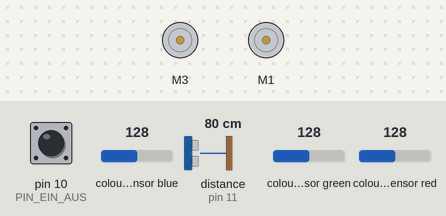
The sketch below on a simulated Arduino Uno, built with avr-gcc and run on an emulated ATmega328P. Shown: 2 × DC motor (green arrow = forward, orange = backward, longer = faster). The inputs (shaded band) are chosen by the test bench; at power-on: pin 10 (PIN_EIN_AUS) HIGH, colour sensor red 128, distance to the obstacle (sensor on pin 11) 80 cm, colour sensor blue 128, colour sensor green 128. What the sketch prints to the serial monitor is not drawn.

Above: at 1.7 s.
1.8 s: pin 10 (PIN_EIN_AUS) pulled LOW for 0.15 s
At 3.1 s:
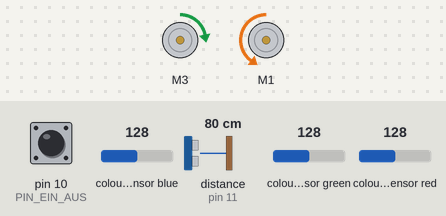
3.6 s: colour sensor red set to 220
5.1 s: colour sensor red set to 227
At 6.4 s:
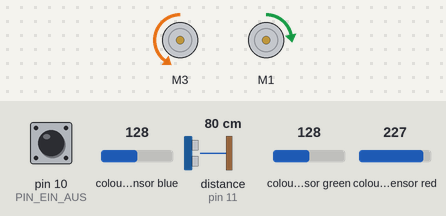
6.7 s: distance to the obstacle (sensor on pin 11) set to 2 cm
9.7 s: pin 10 (PIN_EIN_AUS) pulled LOW for 1 s
At 11.0 s:
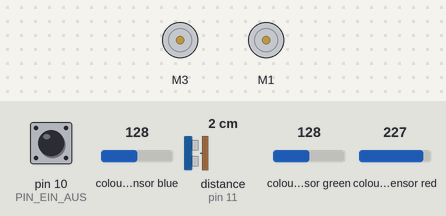
13.7 s: pin 10 (PIN_EIN_AUS) pulsed LOW 5 times (0.12 s each, 0.3 s apart)
At 14.12 s:
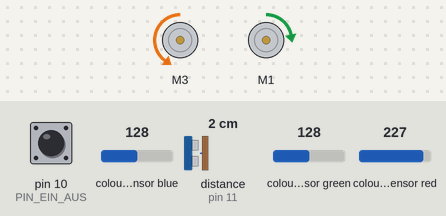
Timing chart, 0 to 16.7 s (numbered marks = the images above; inputs shaded):
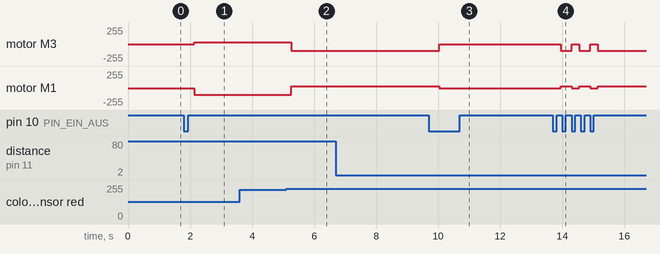

The sketch:

sketch_feb15a_projekt_lego_StateMachine_mit_distanzsensor.ino
```cpp
// Libraries einbinden

#include <Servo.h>
#include <Wire.h>
#include <Adafruit_MotorShield.h>
#include "utility/Adafruit_MS_PWMServoDriver.h"
#include "Adafruit_TCS34725.h"
#include <Ultrasonic.h>

//Bauteile initialisieren
Adafruit_TCS34725 tcs = Adafruit_TCS34725(TCS34725_INTEGRATIONTIME_50MS, TCS34725_GAIN_1X);
Adafruit_MotorShield AFMS = Adafruit_MotorShield(96);
Adafruit_DCMotor *motor_rechts = AFMS.getMotor(3);
Adafruit_DCMotor *motor_links = AFMS.getMotor(1);
//Anschluss 2 defekt.


Ultrasonic ultrasonic (11);
const int PIN_EIN_AUS = 10;


//Set Speed
int speed_1 = 100;
int speed_2 = 30;

//Zustaende
enum zustand_type {Z_stopp, Z_links, Z_rechts};
enum zustand_type zustand;

//Ereigniss
bool E_rot;
bool E_taste = true;
bool E_taste_tmp = 0;
bool E_distance_low = false;


void stopp() {

    motor_links->run(BACKWARD);
    motor_links->setSpeed(0);
    motor_rechts->run(BACKWARD);
    motor_rechts->setSpeed(0);

    Serial.print("stopp");

    if((E_taste == 0) && (E_rot == 0)) {
      zustand = Z_rechts;
    }
    else if((E_taste == 0) && (E_rot == 1)) {
      zustand = Z_links;
    }
  }

void links_fahren() {

    motor_links->run(FORWARD);
    motor_links->setSpeed(speed_2);
    motor_rechts->run(BACKWARD);
    motor_rechts->setSpeed(speed_1);

    Serial.print("links");

    if((E_taste == 0) && (E_rot == 0)) {
      zustand = Z_rechts;
    }
    else if((E_taste == 0) && (E_rot == 1)) {
      zustand = Z_links;
    }
    else if((E_taste == 1)) {
      zustand = Z_stopp;
    }

  }

void rechts_fahren() {

    motor_links->run(BACKWARD);
    motor_links->setSpeed(speed_1);
    motor_rechts->run(FORWARD);
    motor_rechts->setSpeed(speed_2);


     if((E_taste == 0) && (E_rot == 0)) {
      zustand = Z_rechts;
    }
    else if((E_taste == 0) && (E_rot == 1)) {
      zustand = Z_links;
    }
    else if((E_taste == 1) || (E_distance_low = true)) {
      zustand = Z_stopp;
    }
}

void ereignisse() {


  //Distanzsensor
  long range;
  range = ultrasonic.MeasureInMillimeters();

  if ((range < 100)) {
    E_distance_low = true;
    }

  // Togglebutton

  if ((digitalRead(PIN_EIN_AUS) == LOW) && (E_taste_tmp == HIGH)) {
    E_taste ^= true;
    delay(20);
  }
  E_taste_tmp=digitalRead(PIN_EIN_AUS);


  //Farbsensor

  uint16_t clearcol, red, green, blue;
  float average, r, g, b;
  delay(60); // Farbmessung dauert ca. 50ms
  tcs.getRawData(&red, &green, &blue, &clearcol);

  average = (red + green + blue) / 3;

  r = red / average;
  g = green / average;
  b = blue / average;

  if ((r > 1.4) && (g < 0.9) && (b < 0.9)) {
    E_rot = true;
  }
  else {
    E_rot = false;
  }

}

void verarbeitung(){
     switch(zustand){
      case Z_stopp: stopp(); break;
      case Z_links: links_fahren(); break;
      case Z_rechts: rechts_fahren(); break;
      default: stopp();
     }
}

void setup(){

  zustand = Z_stopp;
  pinMode(PIN_EIN_AUS,INPUT_PULLUP);

  // Kommunikation Motorshield
  AFMS.begin();
  motor_rechts->setSpeed(100);
  motor_rechts->run(RELEASE);
  motor_links->setSpeed(100);
  motor_links->run(RELEASE);

  // Serielle Kommunikation
  Serial.begin(9600);
  Serial.println("");
  delay(500);
  Serial.println("Verbindungstest");

  //Initialisiere Farbsensor

  if (tcs.begin()){
    // Alles OK
    Serial.println("Sensor gefunden");
  }
  else {
    // Kein Sensor gefunden. Programm wird gestoppt
    Serial.println("TCS34725 nicht gefunden, Programmstoppt!");
    while (1);
  }
}


void loop() {
  ereignisse();
  verarbeitung();
}
```

Measured:
- the behaviour switches between 224 and 225 on colour sensor red (found by bisection; images 1 and 2)
- after the input at 1.8 s, motor M3: stopped → forward 30/255 after 0.34 s; motor M1: stopped → backward 100/255 after 0.34 s
- after the input at 3.6 s, every drawn part: stays the same
- after the input at 5.1 s, motor M3: forward 30/255 → backward 100/255 after 0.17 s; motor M1: backward 100/255 → forward 30/255 after 0.17 s
- after the input at 6.7 s, every drawn part: stays the same
- after the input at 9.7 s, motor M3: backward 100/255 → stopped after 0.33 s; motor M1: forward 30/255 → stopped after 0.33 s
- after the input at 13.7 s, motor M3: alternates backward 100/255 for 0.35 s and stopped for 0.24 s, 5 changes in all, then stays backward 100/255, starting after 0.25 s; motor M1: alternates forward 30/255 for 0.35 s and stopped for 0.24 s, 5 changes in all, then stays forward 30/255, starting after 0.25 s
